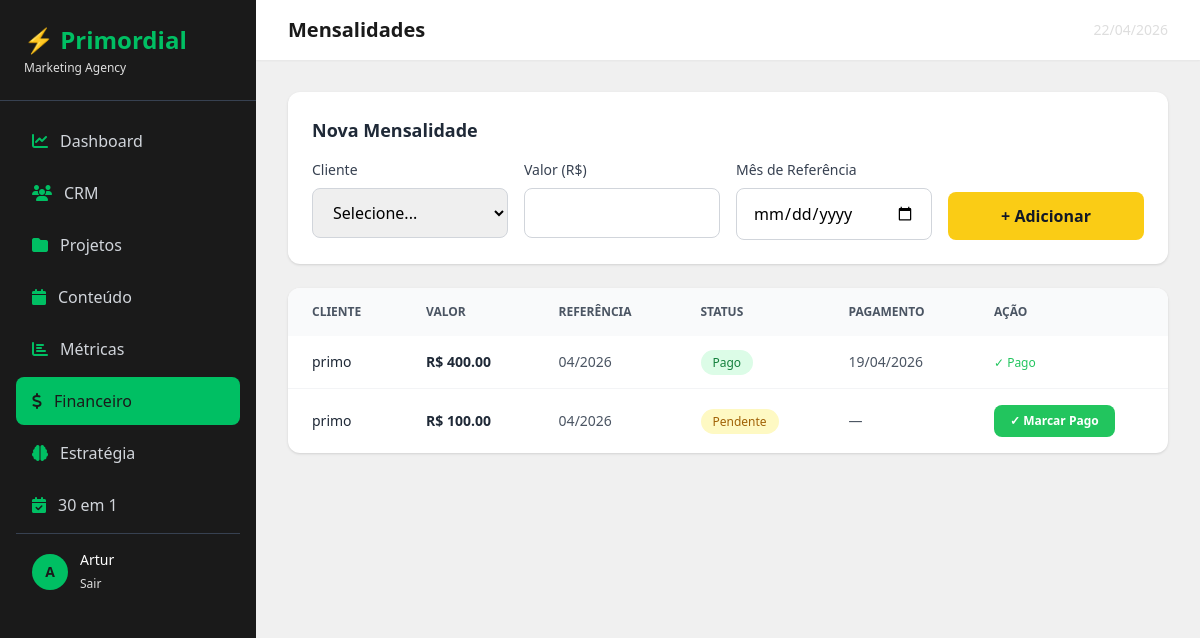
The page /financeiro/mensalidades/ (signed in) on the database its author committed.
### financeiro/models.py (models this page shows, shortened)
class Mensalidade(models.Model):
    STATUS_CHOICES = [
        ('pendente', 'Pendente'),
        ('pago', 'Pago'),
        ('atrasado', 'Atrasado'),
    ]
    cliente = models.ForeignKey(Cliente, on_delete=models.CASCADE, related_name='mensalidades')
    valor = models.DecimalField(max_digits=10, decimal_places=2)
    mes_referencia = models.DateField()
    status = models.CharField(max_length=20, choices=STATUS_CHOICES, default='pendente')
    data_pagamento = models.DateField(null=True, blank=True)
    observacoes = models.TextField(blank=True)
    class Meta:
        ordering = ['-mes_referencia']

### crm/models.py (models this page shows, shortened)
class Cliente(models.Model):
    STATUS_CHOICES = [
        ('lead', 'Lead'),
        ('prospecto', 'Prospecto'),
        ('ativo', 'Ativo'),
        ('ouro', '⭐ Cliente Ouro'),
        ('inativo', 'Inativo'),
    ]
    SEGMENTO_CHOICES = [
        ('moda', 'Moda e Beleza'),
        ('saude', 'Saúde e Bem-estar'),
        ('alimentacao', 'Alimentação'),
        ('tecnologia', 'Tecnologia'),
        ('educacao', 'Educação'),
        ('imobiliario', 'Imobiliário'),
        ('varejo', 'Varejo'),
        ('servicos', 'Serviços'),
        ('outro', 'Outro'),
    ]
    nome = models.CharField(max_length=200)
    empresa = models.CharField(max_length=200, blank=True)
    email = models.EmailField()
    telefone = models.CharField(max_length=20, blank=True)
    status = models.CharField(max_length=20, choices=STATUS_CHOICES, default='lead')
    data_entrada = models.DateTimeField(auto_now_add=True)
    observacoes = models.TextField(blank=True)
    cpf_cnpj = models.CharField(max_length=20, blank=True)
    data_nascimento = models.DateField(null=True, blank=True)
    endereco = models.CharField(max_length=300, blank=True)
    cidade = models.CharField(max_length=100, blank=True)
    estado = models.CharField(max_length=2, blank=True)
    segmento = models.CharField(max_length=20, choices=SEGMENTO_CHOICES, blank=True)
    site = models.URLField(blank=True)
    instagram = models.CharField(max_length=100, blank=True)
    facebook = models.CharField(max_length=100, blank=True)
    linkedin = models.CharField(max_length=100, blank=True)
    tiktok = models.CharField(max_length=100, blank=True)
    briefing_completo = models.BooleanField(default=False)

### financeiro/views.py (the view)
# urls.py: path('mensalidades/', views.lista_mensalidades, name='lista_mensalidades'),
@login_required
def lista_mensalidades(request):
    if not tem_acesso_financeiro(request.user):
        messages.error(request, 'Acesso negado ao módulo financeiro.')
        return redirect('dashboard')
    mensalidades = Mensalidade.objects.all()
    clientes = Cliente.objects.filter(status='ativo')
    return render(request, 'financeiro/mensalidades.html', {
        'mensalidades': mensalidades,
        'clientes': clientes
    })

### financeiro/views.py (called while the page is built)
def tem_acesso_financeiro(user):
    if user.is_superuser:
        return True
    try:
        return user.acessofinanceiro.autorizado
    except:
        return False

### templates/financeiro/mensalidades.html (shortened to what this page needs)
{% extends 'base/base.html' %}
{% block page_title %}Mensalidades{% endblock %}
{% block content %}
<div class="bg-white rounded-xl shadow p-6 mb-6">
    <h3 class="text-lg font-semibold text-gray-800 mb-4">Nova Mensalidade</h3>
    <form method="post" action="{% url 'nova_mensalidade' %}">
        <div class="grid grid-cols-1 md:grid-cols-4 gap-4">
            <div>
                <label class="block text-sm font-medium text-gray-700 mb-2">Cliente</label>
                <select name="cliente" required
                    class="w-full px-4 py-3 border border-gray-300 rounded-lg focus:outline-none focus:ring-2 focus:ring-yellow-400">
                    <option value="">Selecione...</option>
                </select>
            </div>
            <div>
                <label class="block text-sm font-medium text-gray-700 mb-2">Valor (R$)</label>
                <input type="number" name="valor" step="0.01" required
                    class="w-full px-4 py-3 border border-gray-300 rounded-lg focus:outline-none focus:ring-2 focus:ring-yellow-400">
            </div>
            <div>
                <label class="block text-sm font-medium text-gray-700 mb-2">Mês de Referência</label>
                <input type="date" name="mes_referencia" required
                    class="w-full px-4 py-3 border border-gray-300 rounded-lg focus:outline-none focus:ring-2 focus:ring-yellow-400">
            </div>
            <div class="flex items-end">
                <button type="submit" class="w-full bg-yellow-400 text-gray-900 font-bold px-6 py-3 rounded-lg hover:bg-yellow-500 transition">
                    + Adicionar
                </button>
            </div>
        </div>
    </form>
</div>
<div class="bg-white rounded-xl shadow overflow-hidden">
    <table class="w-full text-sm">
        <thead class="bg-gray-50 text-gray-600 uppercase text-xs">
            <tr>
                <th class="px-6 py-4 text-left">Cliente</th>
                <th class="px-6 py-4 text-left">Valor</th>
                <th class="px-6 py-4 text-left">Referência</th>
                <th class="px-6 py-4 text-left">Status</th>
                <th class="px-6 py-4 text-left">Pagamento</th>
                <th class="px-6 py-4 text-left">Ação</th>
            </tr>
        </thead>
        <tbody class="divide-y divide-gray-100">
            {% for m in mensalidades %}
            <tr class="hover:bg-gray-50 transition">
                <td class="px-6 py-4 font-medium text-gray-800">{{ m.cliente.nome }}</td>
                <td class="px-6 py-4 text-gray-800 font-bold">R$ {{ m.valor }}</td>
                <td class="px-6 py-4 text-gray-600">{{ m.mes_referencia|date:"m/Y" }}</td>
                <td class="px-6 py-4">
                    <span class="px-3 py-1 rounded-full text-xs font-medium
                        {% if m.status == 'pago' %}bg-green-100 text-green-700
                        {% elif m.status == 'atrasado' %}bg-red-100 text-red-700
                        {% else %}bg-yellow-100 text-yellow-700{% endif %}">
                        {{ m.get_status_display }}
                    </span>
                </td>
                <td class="px-6 py-4 text-gray-600">
                    {{ m.data_pagamento|date:"d/m/Y"|default:"—" }}
                </td>
                <td class="px-6 py-4">
                    {% if m.status != 'pago' %}
                    <form method="post" action="{% url 'registrar_pagamento' m.pk %}">
                        <button type="submit" class="bg-green-500 text-white text-xs font-bold px-4 py-2 rounded-lg hover:bg-green-600 transition">
                            ✓ Marcar Pago
                        </button>
                    </form>
                    {% else %}
                    <span class="text-green-500 text-xs font-medium">✓ Pago</span>
                    {% endif %}
                </td>
            </tr>
            {% empty %}
            <tr>
                <td colspan="6" class="px-6 py-8 text-center text-gray-400">Nenhuma mensalidade cadastrada.</td>
            </tr>
            {% endfor %}
        </tbody>
    </table>
</div>
{% endblock %}

### templates/base/base.html (shortened to what this page needs)
<!DOCTYPE html>
<html lang="pt-br">
<head>
    <script src="https://cdn.tailwindcss.com"></script>
    <link href="https://cdnjs.cloudflare.com/ajax/libs/font-awesome/6.4.0/css/all.min.css" rel="stylesheet">
</head>
<body>
<div class="flex h-screen overflow-hidden">
    <aside class="sidebar w-64 text-white flex flex-col flex-shrink-0">
        <div class="p-6 border-b border-gray-700">
            <h1 class="text-2xl font-bold" style="color:#00bf63">⚡ Primordial</h1>
            <p class="text-xs mt-1" style="color:#dedede">Marketing Agency</p>
        </div>
        <nav class="flex-1 p-4 space-y-1 overflow-y-auto">
            <a href="/dashboard/" class="nav-link flex items-center gap-3 px-4 py-3 rounded-lg transition text-gray-300">
                <i class="fas fa-chart-line" style="color:#00bf63"></i> Dashboard
            </a>
            <a href="/crm/" class="nav-link flex items-center gap-3 px-4 py-3 rounded-lg transition text-gray-300">
                <i class="fas fa-users" style="color:#00bf63"></i> CRM
            </a>
            <a href="/projetos/" class="nav-link flex items-center gap-3 px-4 py-3 rounded-lg transition text-gray-300">
                <i class="fas fa-folder" style="color:#00bf63"></i> Projetos
            </a>
            <a href="/conteudo/" class="nav-link flex items-center gap-3 px-4 py-3 rounded-lg transition text-gray-300">
                <i class="fas fa-calendar" style="color:#00bf63"></i> Conteúdo
            </a>
            <a href="/metricas/" class="nav-link flex items-center gap-3 px-4 py-3 rounded-lg transition text-gray-300">
                <i class="fas fa-chart-bar" style="color:#00bf63"></i> Métricas
            </a>
            <a href="/financeiro/" class="nav-link flex items-center gap-3 px-4 py-3 rounded-lg transition text-gray-300">
                <i class="fas fa-dollar-sign" style="color:#00bf63"></i> Financeiro
            </a>
            <a href="/estrategia/" class="nav-link flex items-center gap-3 px-4 py-3 rounded-lg transition text-gray-300">
                <i class="fas fa-brain" style="color:#00bf63"></i> Estratégia
            </a>
            <a href="/estrategia/30em1/" class="nav-link flex items-center gap-3 px-4 py-3 rounded-lg transition text-gray-300">
                <i class="fas fa-calendar-check" style="color:#00bf63"></i> 30 em 1
            </a
        </nav>
        <div class="p-4 border-t border-gray-700">
            <div class="flex items-center gap-3">
                <div class="w-9 h-9 rounded-full flex items-center justify-center font-bold text-sm" style="background-color:#00bf63; color:#1a1a1a">
                    {{ request.user.username|first|upper }}
                </div>
                <div>
                    <p class="text-sm font-medium text-white">{{ request.user.username }}</p>
                    <a href="/admin/logout/" class="text-xs hover:text-white" style="color:#dedede">Sair</a>
                </div>
            </div>
        </div>
    </aside>
    <main class="flex-1 overflow-auto">
        <header class="bg-white shadow-sm px-8 py-4 flex items-center justify-between sticky top-0 z-10">
            <h2 class="text-xl font-semibold" style="color:#1a1a1a">{% block page_title %}{% endblock %}</h2>
            <span class="text-sm" style="color:#dedede">{% now "d/m/Y" %}</span>
        </header>
        <div class="p-8">
            {% block content %}{% endblock %}
        </div>
    </main>
</div>
</body>
</html>

### templates/base/base.html (style rules this page uses)
body { background-color: #f0f0f0; }
.sidebar { background-color: #1a1a1a; }
.nav-link.active { background-color: #00bf63; color: #1a1a1a !important; }
.nav-link.active i { color: #1a1a1a !important; }

### rows shown on the page
Mensalidade: cliente.nome "primo", valor "400.00", mes_referencia "04/2026", status "Pago", data_pagamento "19/04/2026", shows "✓ Pago"
Mensalidade: cliente.nome "primo", valor "100.00", mes_referencia "04/2026", status "Pendente", data_pagamento "—", shows "✓ Marcar Pago"

### other values the page prints
{{ request.user.username|first|upper }} "A"
{{ request.user.username }} "Artur"
